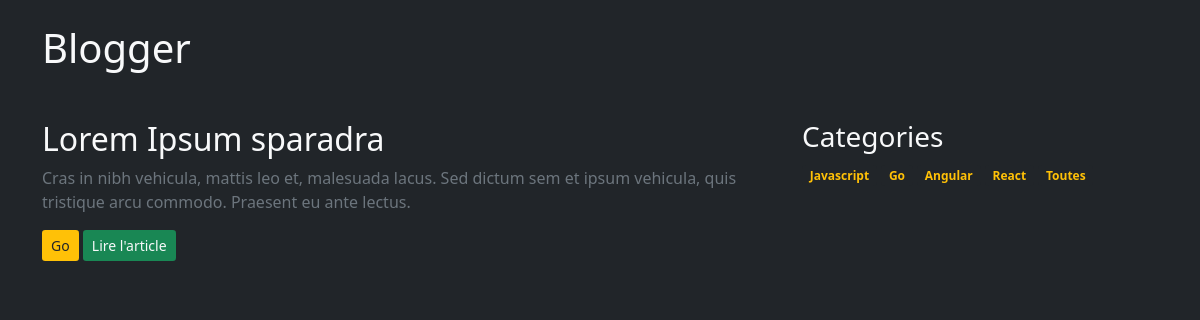
Page /problem/web/articles.php?category=3 on the committed database.
### tables this page shows
CREATE TABLE IF NOT EXISTS `article` (
  `article_id` INT UNSIGNED NOT NULL,
  `user_id` INT UNSIGNED NOT NULL,
  `title` VARCHAR(255) NOT NULL,
  `teaser` VARCHAR(255) NOT NULL,
  `content` TEXT NOT NULL,
  `status` TINYINT NOT NULL DEFAULT 1,
  `created_at` DATETIME NOT NULL,
  `updated_at` DATETIME NOT NULL,
  PRIMARY KEY (`article_id`),
  INDEX `fk_article_user_idx` (`user_id` ASC),
  CONSTRAINT `fk_article_user`
    FOREIGN KEY (`user_id`)
    REFERENCES `user` (`user_id`)
    ON DELETE NO ACTION
    ON UPDATE NO ACTION);

### problem/web/lib/array.php (called while the page is built)
<?php
function array_aggregate(array $data, array $config)
{
    $result = [];
    $columns = array_fill_keys($config['columns'], null);
    foreach ($data as $row) {
        $item = $row;
        $child = array_intersect_key($row, $columns);
        $child = array_diff($child, $columns);
        if (empty($child)) {
            $children[$row[$config['groupBy']]] = $child;
        } else {
            $children[$row[$config['groupBy']]][] = $child;
        }
        $item = array_diff_key($item, $child, $columns);
        $item[$config['alias']] = $children[$row[$config['groupBy']]];
        $result[$row[$config['groupBy']]] = $item;
    }
    return $result;
}

### problem/web/articles.php (the view, shortened to what this page needs)
<?php
try {
    $pdo = new PDO('mysql:host=dbtest;charset=utf8;dbname=blogger', 'root', 'root');
} catch (PDOException $e) {
    echo "Une erreur c'est produite";
    http_response_code(500);
    exit(1);
}
?><!DOCTYPE html>
<html lang="fr">
<head>
    <link href="https://cdn.jsdelivr.net/npm/bootstrap@5.1.3/dist/css/bootstrap.min.css" rel="stylesheet">
</head>
<body class="bg-dark text-light">
    <main class="container mt-4">
        <h1 class="mb-5">Blogger</h1>
        <div class="row">
            <div class="col-md-8">
                <?php
                $categoryID = isset($_GET['category']) ? (int) $_GET['category'] : null;
                $sql = 'SELECT a.article_id, a.title, a.teaser, a.status, c.category_id, c.name
                        FROM article AS a
                        LEFT JOIN article_has_category AS ac
                            ON a.article_id = ac.article_id
                        LEFT JOIN category AS c
                            ON ac.category_id = c.category_id
                        WHERE a.status = 1';
                if ($categoryID) {
                    $sql .= ' AND c.category_id=' . $categoryID . ' ';
                }
                $data = $pdo->query($sql)->fetchAll(PDO::FETCH_ASSOC);
                include 'lib/array.php';
                $config = [
                    'groupBy' => 'article_id',
                    'alias' => 'categories',
                    'columns' => ['category_id', 'name'],
                ];
                $result = array_aggregate($data, $config);
                ?>
                <?php foreach ($result as $row) : ?>
                    <article class="mb-5">
                        <h2><?= $row['title']; ?></h2>
                        <p class="text-secondary"><?= $row['teaser']; ?></p>
                        <div>
                            <?php foreach ($row['categories'] as $cat) : ?>
                                <a href="?category=<?= $cat['category_id'] ?>" class="btn btn-sm bg-warning text-dark">
                                    <span><?= $cat['name']; ?></span>
                                </a>
                            <?php endforeach; ?>
                            <a class="btn btn-sm bg-success text-light" href="article.php?id=<?= $row['article_id'] ?>">
                                Lire l'article
                            </a>
                        </div>
                    </article>
                <?php endforeach; ?>
            </div>
            <?php
            $sql = 'SELECT a.status, c.category_id, c.name
                    FROM category AS c
                    JOIN article_has_category AS ac
                        ON c.category_id = ac.category_id
                    JOIN article AS a
                        ON ac.article_id = a.article_id
                    WHERE a.status = 1';
            ?>
            <div class="col-md-4">
                <h3>Categories</h3>
                <div>
                    <?php foreach ($pdo->query($sql) as $row) : ?>
                        <a href="?category=<?= $row['category_id'] ?>"><span class="badge bg-dark text-warning"><?= $row['name']; ?></span></a>
                    <?php endforeach; ?>
                    <a href="articles.php">
                        <span class="badge bg-dark text-warning">Toutes</span>
                    </a>
                </div>
            </div>
        </div>
    </main>
</body>
</html>

### rows in the picture
article: title "Lorem Ipsum sparadra", teaser "Cras in nibh vehicula, mattis leo et, malesuada lacus. Sed dictum sem et ipsum vehicula, quis tristique arcu commodo. Praesent eu ante lectus.", name "Go"

### other values in the picture
$row['name'] "Javascript"
$row['name'] "Go"
$row['name'] "Angular"
$row['name'] "React"
